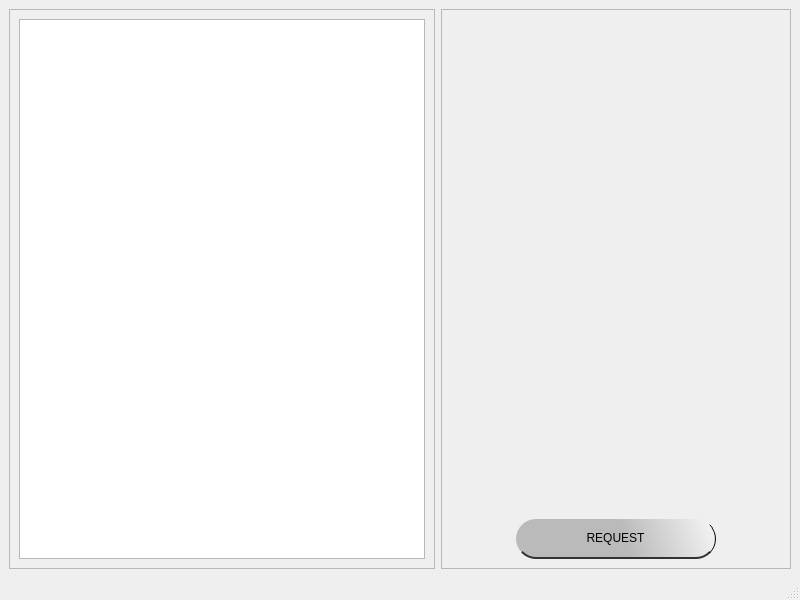
<?xml version="1.0" encoding="UTF-8"?>
<ui version="4.0">
 <class>MainWindow</class>
 <widget class="QMainWindow" name="MainWindow">
  <property name="geometry">
   <rect>
    <x>0</x>
    <y>0</y>
    <width>800</width>
    <height>600</height>
   </rect>
  </property>
  <property name="windowTitle">
   <string>Postulante para ROBOTILSA SA</string>
  </property>
  <widget class="QWidget" name="centralwidget">
   <layout class="QHBoxLayout" name="horizontalLayout">
    <item>
     <widget class="QFrame" name="frame">
      <property name="frameShape">
       <enum>QFrame::StyledPanel</enum>
      </property>
      <property name="frameShadow">
       <enum>QFrame::Raised</enum>
      </property>
      <layout class="QVBoxLayout" name="verticalLayout_2">
       <item>
        <widget class="QListWidget" name="listWidget">
         <property name="minimumSize">
          <size>
           <width>200</width>
           <height>500</height>
          </size>
         </property>
         <property name="styleSheet">
          <string notr="true">QListWidget{
font: 14pt &quot;MS Shell Dlg 2&quot;;
	color: rgb(0, 85, 127);
}</string>
         </property>
        </widget>
       </item>
      </layout>
     </widget>
    </item>
    <item>
     <widget class="QFrame" name="frame_2">
      <property name="minimumSize">
       <size>
        <width>350</width>
        <height>0</height>
       </size>
      </property>
      <property name="frameShape">
       <enum>QFrame::StyledPanel</enum>
      </property>
      <property name="frameShadow">
       <enum>QFrame::Raised</enum>
      </property>
      <layout class="QVBoxLayout" name="verticalLayout">
       <item alignment="Qt::AlignHCenter">
        <widget class="QLabel" name="label">
         <property name="styleSheet">
          <string notr="true">QLabel{
font: 18pt &quot;MS Shell Dlg 2&quot;;
	color: rgb(0, 0, 127);
}</string>
         </property>
         <property name="text">
          <string/>
         </property>
        </widget>
       </item>
       <item alignment="Qt::AlignHCenter">
        <widget class="QLabel" name="label_2">
         <property name="styleSheet">
          <string notr="true">QLabel{
font: 18pt &quot;MS Shell Dlg 2&quot;;
	color: rgb(0, 0, 127);
}</string>
         </property>
         <property name="text">
          <string/>
         </property>
        </widget>
       </item>
       <item alignment="Qt::AlignHCenter">
        <widget class="QPushButton" name="request">
         <property name="minimumSize">
          <size>
           <width>200</width>
           <height>40</height>
          </size>
         </property>
         <property name="maximumSize">
          <size>
           <width>200</width>
           <height>16777215</height>
          </size>
         </property>
         <property name="styleSheet">
          <string notr="true">
QPushButton{
image: url(:/boton/next_btn.png) ;
border:none;
/* color fondo*/
	background-color: qlineargradient(spread:pad, x1:0.511, y1:0.0340909, x2:1, y2:0, stop:0 rgba(186, 186, 186, 255), stop:1 rgba(246, 246, 246, 255));
/* color texto*/
color:rgb(0,0,0);
/* bordes efecto 3d*/
border-left:1px solid rbg(0,0,0); 
border-right:1px solid  rgb(0, 0, 0);
border-bottom:2px solid rgb(50,50,50); 
 /* redondeo esquinas*/
border-radius:20px;
/* fuente texto*/
font: 87 9pt &quot;Arial Black&quot;;
}

QPushButton:pressed{
/* color fondo*/
background-color: qlineargradient(spread:pad, x1:0.511, y1:0.0340909, x2:1, y2:0, stop:0 rgba(126, 126, 126, 255), stop:1 rgba(200, 200, 200, 255));
/* color texto*/
color:rgb(0,0,0);
/* bordes efecto 3d*/
border:none;
border-left:1px solid rbg(0,0,0); 
border-right:1px solid  rgb(0, 0, 0);
border-top:2px solid rgb(50,50,50); 
}</string>
         </property>
         <property name="text">
          <string>REQUEST</string>
         </property>
        </widget>
       </item>
      </layout>
     </widget>
    </item>
   </layout>
  </widget>
  <widget class="QMenuBar" name="menubar">
   <property name="geometry">
    <rect>
     <x>0</x>
     <y>0</y>
     <width>800</width>
     <height>21</height>
    </rect>
   </property>
  </widget>
  <widget class="QStatusBar" name="statusbar"/>
 </widget>
 <resources>
  <include location="icono.qrc"/>
 </resources>
 <connections/>
</ui>
